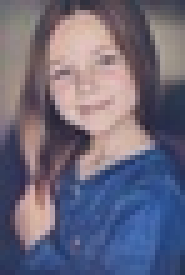
%> input picture tugas-1/task3/test_images/low_contrast_portrait.jpg, 37 x 55 px, shrunk from 373 x 560 before the run (shown 5 times larger)
$ octave test_histogram_equalization.m   (GNU Octave 9; MATLAB toolbox functions it lacks are replaced by stand-ins)
%> lines starting %> are read from the running program, lines starting %| are printed output that depends on the picture
### tugas-1/task3/histogram_equalization.m
function output_img = histogram_equalization(img)
    % Histogram equalization without using built-in functions
    % Input: img - input image (grayscale or color)
    % Output: output_img - equalized image

    addpath('../task1');

    if isempty(img)
        error('Input image cannot be empty');
    end

    if size(img, 3) == 3
        output_img = zeros(size(img), 'uint8');

        fprintf('Histogram Equalization Applied (Color Image):\n');
        channel_names = {'Red', 'Green', 'Blue'};

        for ch = 1:3
            [output_img(:,:,ch), stats] = equalize_single_channel(img(:,:,ch));
            fprintf('  %s Channel: Entropy %.3f -> %.3f\n', ...
                channel_names{ch}, stats.input_entropy, stats.output_entropy);
        end
    else
        fprintf('Histogram Equalization Applied (Grayscale):\n');
        [output_img, stats] = equalize_single_channel(img);
        fprintf('  Entropy: %.3f -> %.3f\n', stats.input_entropy, stats.output_entropy);
        fprintf('  Dynamic Range: [%d,%d] -> [%d,%d]\n', ...
            stats.input_min, stats.input_max, stats.output_min, stats.output_max);
    end

    fprintf('  Algorithm: Custom histogram equalization (no built-in functions)\n');
end

function [output_channel, stats] = equalize_single_channel(img_channel)
    img_channel = uint8(img_channel);
    [rows, cols] = size(img_channel);
    total_pixels = double(rows*cols);

    hist_values = calculate_histogram(img_channel);
    pdf = hist_values / total_pixels;

    cdf = cumsum(pdf);

    nz = find(hist_values>0, 1, 'first');
    cdf_min = 0;
    if ~isempty(nz)
        cdf_min = cdf(nz);
    end

    T = (cdf - cdf_min) ./ max(1e-12, (1 - cdf_min));
    T = uint8(round(255 * max(0, min(1, T))));

    output_channel = T(double(img_channel)+1);

    input_min  = double(min(img_channel(:)));
    input_max  = double(max(img_channel(:)));
    output_min = double(min(output_channel(:)));
    output_max = double(max(output_channel(:)));

    input_entropy  = calculate_entropy(hist_values);
    output_hist    = calculate_histogram(output_channel);
    output_entropy = calculate_entropy(output_hist);

    stats = struct('input_min',input_min,'input_max',input_max, ...
                   'output_min',output_min,'output_max',output_max, ...
                   'input_entropy',input_entropy,'output_entropy',output_entropy, ...
                   'cdf',cdf,'transform_func',T);
end

function entropy = calculate_entropy(hist_values)
    total_pixels = sum(hist_values);
    if total_pixels == 0
        entropy = 0;
        return;
    end

    probabilities = hist_values(hist_values > 0) / total_pixels;
    entropy = -sum(probabilities .* log2(probabilities));
end

### tugas-1/task3/display_equalization_results.m
function display_equalization_results(input_img, output_img, show_analysis)
    % Input: input_img - original image
    %        output_img - equalized image
    %        show_analysis - boolean to show detailed analysis (default: true)

    addpath('../task1');

    if nargin < 3
        show_analysis = true;
    end

    is_color = (size(input_img, 3) == 3);
    fig_main = figure('Name', 'Histogram Equalization Results', ...
                     'Position', [50 50 1400 900]);

    if is_color
        display_color_equalization_results(input_img, output_img);
    else
        display_grayscale_equalization_results(input_img, output_img);
    end

    if show_analysis
        analysis = analyze_histogram_equalization(input_img, output_img);
        display_detailed_analysis(analysis, is_color);
    end
end

function display_grayscale_equalization_results(input_img, output_img)
    hist_input = calculate_histogram(input_img);
    hist_output = calculate_histogram(output_img);

    cdf_input = cumsum(hist_input) / sum(hist_input);
    cdf_output = cumsum(hist_output) / sum(hist_output);

    subplot(2,3,1);
    imshow(input_img);
    title('Original Image', 'FontSize', 12, 'FontWeight', 'bold');
    add_image_stats_text(input_img, 'bottom');

    subplot(2,3,4);
    imshow(output_img);
    title('Equalized Image', 'FontSize', 12, 'FontWeight', 'bold');
    add_image_stats_text(output_img, 'bottom');

    subplot(2,3,2);
    bar(0:255, hist_input, 'FaceColor', [0.2 0.4 0.8], 'EdgeColor', 'none');
    title('Original Histogram', 'FontSize', 11, 'FontWeight', 'bold');
    xlabel('Intensity Value');
    ylabel('Frequency');
    xlim([0 255]);
    grid on;

    subplot(2,3,5);
    bar(0:255, hist_output, 'FaceColor', [0.8 0.2 0.2], 'EdgeColor', 'none');
    title('Equalized Histogram', 'FontSize', 11, 'FontWeight', 'bold');
    xlabel('Intensity Value');
    ylabel('Frequency');
    xlim([0 255]);
    grid on;

    subplot(2,3,[3,6]);
    plot(0:255, cdf_input, 'b-', 'LineWidth', 2, 'DisplayName', 'Original CDF');
    hold on;
    plot(0:255, cdf_output, 'r-', 'LineWidth', 2, 'DisplayName', 'Equalized CDF');
    plot([0 255], [0 1], 'k--', 'LineWidth', 1, 'DisplayName', 'Ideal Linear CDF');
    hold off;

    title('Cumulative Distribution Functions', 'FontSize', 11, 'FontWeight', 'bold');
    xlabel('Intensity Value');
    ylabel('Cumulative Probability');
    legend('Location', 'southeast');
    grid on;
    xlim([0 255]);
    ylim([0 1]);
end

function display_color_equalization_results(input_img, output_img)
    subplot(2,5,1);
    imshow(input_img);
    title('Original Image', 'FontSize', 10, 'FontWeight', 'bold');

    subplot(2,5,6);
    imshow(output_img);
    title('Equalized Image', 'FontSize', 10, 'FontWeight', 'bold');

    colors = {'r', 'g', 'b'};
    channel_names = {'Red', 'Green', 'Blue'};

    for ch = 1:3
        subplot(2,5,ch+1);
        hist_ch = calculate_histogram(input_img(:,:,ch));
        bar(0:255, hist_ch, colors{ch}, 'EdgeColor', 'none');
        title(['Original ' channel_names{ch}], 'FontSize', 9);
        xlim([0 255]);
        if ch == 1, ylabel('Frequency'); end
        grid on;

        subplot(2,5,ch+6);
        hist_eq_ch = calculate_histogram(output_img(:,:,ch));
        bar(0:255, hist_eq_ch, colors{ch}, 'EdgeColor', 'none');
        title(['Equalized ' channel_names{ch}], 'FontSize', 9);
        xlim([0 255]);
        if ch == 1, ylabel('Frequency'); end
        xlabel('Intensity');
        grid on;
    end

    subplot(2,5,5);
    hist_orig_gray = calculate_histogram(rgb2gray(input_img));
    bar(0:255, hist_orig_gray, 'FaceColor', [0.5 0.5 0.5], 'EdgeColor', 'none');
    title('Original (Grayscale)', 'FontSize', 9);
    xlim([0 255]);
    grid on;

    subplot(2,5,10);
    hist_eq_gray = calculate_histogram(rgb2gray(output_img));
    bar(0:255, hist_eq_gray, 'FaceColor', [0.3 0.3 0.3], 'EdgeColor', 'none');
    title('Equalized (Grayscale)', 'FontSize', 9);
    xlabel('Intensity');
    xlim([0 255]);
    grid on;
end

function add_image_stats_text(img, position)
    min_val = min(img(:));
    max_val = max(img(:));
    mean_val = mean(double(img(:)));
    std_val = std(double(img(:)));

    stats_text = sprintf('Min: %d, Max: %d\nMean: %.1f, Std: %.1f', ...
                        min_val, max_val, mean_val, std_val);

    if strcmp(position, 'bottom')
        text_pos = [0.02 0.02];
    else
        text_pos = [0.02 0.85];
    end

    text(text_pos(1), text_pos(2), stats_text, ...
         'Units', 'normalized', 'FontSize', 8, ...
         'BackgroundColor', 'white', 'EdgeColor', 'black');
end

function display_detailed_analysis(analysis, is_color)
    fig_analysis = figure('Name', 'Equalization Analysis', ...
                         'Position', [100 100 800 600]);

    analysis_text = create_analysis_text(analysis, is_color);

    subplot(2,1,1);
    text(0.05, 0.95, analysis_text, 'Units', 'normalized', ...
     'FontSize', 10, 'VerticalAlignment', 'top');
    axis off;
    title('Histogram Equalization Analysis', 'FontSize', 14, 'FontWeight', 'bold');

    subplot(2,1,2);
    create_improvement_chart(analysis, is_color);
end

function text_str = create_analysis_text(analysis, is_color)
    text_str = sprintf('IMAGE TYPE: %s\n\n', ...
        iff(is_color, 'Color (RGB)', 'Grayscale'));

    text_str = [text_str sprintf('ENTROPY ANALYSIS:\n')];
    text_str = [text_str sprintf('  Original Entropy: %.3f bits\n', analysis.input_entropy)];
    text_str = [text_str sprintf('  Equalized Entropy: %.3f bits\n', analysis.output_entropy)];
    text_str = [text_str sprintf('  Improvement: %.3f bits (%.1f%% increase)\n\n', ...
        analysis.entropy_improvement, (analysis.entropy_improvement/analysis.input_entropy)*100)];

    text_str = [text_str sprintf('DYNAMIC RANGE:\n')];
    text_str = [text_str sprintf('  Original Range: %.1f levels\n', analysis.input_range)];
    text_str = [text_str sprintf('  Equalized Range: %.1f levels\n', analysis.output_range)];
    text_str = [text_str sprintf('  Improvement: %.1f%% increase\n\n', ...
        analysis.contrast_improvement * 100)];

    text_str = [text_str sprintf('QUALITY ASSESSMENT:\n')];
    text_str = [text_str sprintf('  %s\n\n', get_quality_assessment_local(analysis))];

    if is_color
        text_str = [text_str sprintf('CHANNEL-SPECIFIC RESULTS:\n')];
        channels = {'red', 'green', 'blue'};
        for i = 1:3
            ch_data = analysis.channels.(channels{i});
            text_str = [text_str sprintf('  %s: Entropy %.3f -> %.3f\n', ...
                upper(channels{i}), ch_data.input_entropy, ch_data.output_entropy)];
        end
    end
end

function assessment = get_quality_assessment_local(analysis)
    entropy_gain = analysis.entropy_improvement;
    contrast_gain = analysis.contrast_improvement;

    if entropy_gain > 1.0 && contrast_gain > 0.5
        assessment = 'Excellent - Significant improvement in both entropy and contrast';
    elseif entropy_gain > 0.5 && contrast_gain > 0.2
        assessment = 'Good - Noticeable improvement achieved';
    elseif entropy_gain > 0.1 || contrast_gain > 0.1
        assessment = 'Moderate - Some improvement achieved';
    elseif entropy_gain > -0.1 && contrast_gain > -0.1
        assessment = 'Minimal - Little change (image may already be well-balanced)';
    else
        assessment = 'Poor - Limited or negative improvement (not suitable for this image)';
    end
end

function create_improvement_chart(analysis, is_color)
    if is_color
        channels = {'Red', 'Green', 'Blue'};
        entropy_gains = zeros(1, 3);

        channel_fields = {'red', 'green', 'blue'};
        for i = 1:3
            ch_data = analysis.channels.(channel_fields{i});
            entropy_gains(i) = ch_data.output_entropy - ch_data.input_entropy;
        end

        bar(entropy_gains, 'FaceColor', [0.3 0.6 0.9]);
        set(gca, 'XTickLabel', channels);
        title('Entropy Improvement by Channel');
        ylabel('Entropy Gain (bits)');
    else
        metrics = {'Entropy', 'Contrast'};
        improvements = [analysis.entropy_improvement, analysis.contrast_improvement * 10];

        bar(improvements, 'FaceColor', [0.6 0.3 0.9]);
        set(gca, 'XTickLabel', metrics);
        title('Overall Improvements');
        ylabel('Improvement Value');

        text(0.5, max(improvements)*0.8, 'Note: Contrast scaled by 10x for visibility', ...
             'HorizontalAlignment', 'center', 'FontSize', 8);
    end

    grid on;
end

function result = iff(condition, true_value, false_value)
    if condition
        result = true_value;
    else
        result = false_value;
    end
end

### tugas-1/task3/analyze_histogram_equalization.m
function analysis = analyze_histogram_equalization(input_img, output_img)
    % Input: input_img - original image
    %        output_img - equalized image
    % Output: analysis - struct with detailed analysis

    addpath('../task1');

    analysis = struct();
    is_color = (size(input_img, 3) == 3);

    if is_color
        analysis = analyze_color_equalization(input_img, output_img);
    else
        analysis = analyze_grayscale_equalization(input_img, output_img);
    end

    analysis.image_type = is_color;
    analysis.improvement_achieved = analysis.output_entropy > analysis.input_entropy;
    analysis.entropy_improvement = analysis.output_entropy - analysis.input_entropy;
    analysis.contrast_improvement = (analysis.output_range / analysis.input_range) - 1;

    fprintf('\n=== HISTOGRAM EQUALIZATION ANALYSIS ===\n');
    fprintf('Image Type: %s\n', iff(is_color, 'Color (RGB)', 'Grayscale'));
    fprintf('Entropy Improvement: %.3f (%.1f%% increase)\n', ...
        analysis.entropy_improvement, (analysis.entropy_improvement/analysis.input_entropy)*100);
    fprintf('Contrast Improvement: %.1f%% increase in dynamic range\n', ...
        analysis.contrast_improvement * 100);
    fprintf('Overall Assessment: %s\n', get_quality_assessment(analysis));
end

function analysis = analyze_grayscale_equalization(input_img, output_img)
    hist_input = calculate_histogram(input_img);
    hist_output = calculate_histogram(output_img);

    analysis.input_min = double(min(input_img(:)));
    analysis.input_max = double(max(input_img(:)));
    analysis.output_min = double(min(output_img(:)));
    analysis.output_max = double(max(output_img(:)));
    analysis.input_range = analysis.input_max - analysis.input_min + 1;
    analysis.output_range = analysis.output_max - analysis.output_min + 1;
    analysis.input_entropy = calculate_entropy(hist_input);
    analysis.output_entropy = calculate_entropy(hist_output);
    analysis.histogram_uniformity = calculate_uniformity(hist_output);
    analysis.input_std = std(double(input_img(:)));
    analysis.output_std = std(double(output_img(:)));
    analysis.hist_input = hist_input;
    analysis.hist_output = hist_output;
end

function analysis = analyze_color_equalization(input_img, output_img)
    analysis.input_entropy = 0;
    analysis.output_entropy = 0;
    analysis.input_range = 0;
    analysis.output_range = 0;

    channel_names = {'red', 'green', 'blue'};

    for ch = 1:3
        input_ch = input_img(:,:,ch);
        output_ch = output_img(:,:,ch);

        ch_analysis = analyze_grayscale_equalization(input_ch, output_ch);

        analysis.channels.(channel_names{ch}) = ch_analysis;
        analysis.input_entropy = analysis.input_entropy + ch_analysis.input_entropy;
        analysis.output_entropy = analysis.output_entropy + ch_analysis.output_entropy;
        analysis.input_range = analysis.input_range + ch_analysis.input_range;
        analysis.output_range = analysis.output_range + ch_analysis.output_range;
    end

    analysis.input_entropy = analysis.input_entropy / 3;
    analysis.output_entropy = analysis.output_entropy / 3;
    analysis.input_range = analysis.input_range / 3;
    analysis.output_range = analysis.output_range / 3;
end

function uniformity = calculate_uniformity(histogram)
    mean_freq = mean(histogram);
    std_freq = std(histogram);

    if mean_freq == 0
        uniformity = 0;
    else
        cv = std_freq / mean_freq;
        uniformity = 1 / (1 + cv);
    end
end

function assessment = get_quality_assessment(analysis)
    entropy_gain = analysis.entropy_improvement;
    contrast_gain = analysis.contrast_improvement;

    if entropy_gain > 1.0 && contrast_gain > 0.5
        assessment = 'Excellent - Significant improvement in both entropy and contrast';
    elseif entropy_gain > 0.5 && contrast_gain > 0.2
        assessment = 'Good - Noticeable improvement achieved';
    elseif entropy_gain > 0.1 || contrast_gain > 0.1
        assessment = 'Moderate - Some improvement achieved';
    elseif entropy_gain > -0.1 && contrast_gain > -0.1
        assessment = 'Minimal - Little change (image may already be well-balanced)';
    else
        assessment = 'Poor - Limited or negative improvement (not suitable for this image)';
    end
end

function result = iff(condition, true_value, false_value)
    if condition
        result = true_value;
    else
        result = false_value;
    end
end

### tugas-1/task1/calculate_histogram.m
function hist_values = calculate_histogram(img)
    if size(img, 3) == 3
        img = rgb2gray(img);
    end

    hist_values = zeros(1, 256);

    for i = 1:size(img, 1)
        for j = 1:size(img, 2)
            intensity = double(img(i, j)) + 1;
            hist_values(intensity) = hist_values(intensity) + 1;
        end
    end
end

### tugas-1/task3/calculate_entropy.m
function entropy = calculate_entropy(hist_values)
    % Calculate entropy of histogram
    % H = -sum(p * log2(p)) where p is probability

    total_pixels = sum(hist_values);
    if total_pixels == 0
        entropy = 0;
        return;
    end

    probabilities = hist_values(hist_values > 0) / total_pixels;
    entropy = -sum(probabilities .* log2(probabilities));
end

% [7 lines left out: function iff, not called in this run]

### tugas-1/task3/test_histogram_equalization.m
clear; clc; close all;

disp('=== TASK 3: HISTOGRAM EQUALIZATION TESTING ===');
disp('Testing custom histogram equalization implementation...');
disp(' ');

test_images = {};
image_names = {};
image_descriptions = {};

% Test image categories
test_categories = {
    {'test_images/low_contrast_portrait.jpg', 'Low contrast portrait'};
    {'test_images/low_contrast_texture.jpg', 'Low contrast texture'};
    {'test_images/mixed_contrast_objects.png', 'Mixed contrast objects'};
    {'test_images/natural_scene.jpg', 'Natural scene'};
    {'test_images/color_image.jpg', 'Color image'};
    {'color_landscape.jpg', 'Color landscape'};
};

fprintf('Loading test images:\n');
for i = 1:length(test_categories)
    filename = test_categories{i}{1};
    description = test_categories{i}{2};

    try
        img = imread(filename);
%> img is the input picture: size 55x37x3 uint8; mean R, G, B 107.5, 103.8, 123.5
        test_images{end+1} = img;
        image_names{end+1} = filename;
        image_descriptions{end+1} = description;
        fprintf('✓ %s (%s)\n', filename, description);
    catch
        fprintf('✗ %s not found\n', filename);
    end
end

if isempty(test_images)
    error('No test images found. Please ensure MATLAB sample images are available.');
end

fprintf('\nLoaded %d test images for evaluation.\n\n', length(test_images));

%% Test 1: Grayscale Images - Basic Functionality
disp('=== TEST 1: Grayscale Histogram Equalization ===');

for i = 1:length(test_images)
    img = test_images{i};
    name = image_names{i};
    description = image_descriptions{i};

    if size(img, 3) == 3
        img_gray = rgb2gray(img);
        fprintf('Testing %s (converted to grayscale) - %s\n', name, description);
    else
        img_gray = img;
        fprintf('Testing %s - %s\n', name, description);
    end

    fprintf('  Applying histogram equalization...\n');
    equalized = histogram_equalization(img_gray);

    display_equalization_results(img_gray, equalized, true);

    fprintf('  ✓ Completed: %s\n\n', name);
end
%> this loop made 5 passes
%> pass 1, in display_equalization_results, `display_grayscale_equalization_results(input_img, output_img);`:
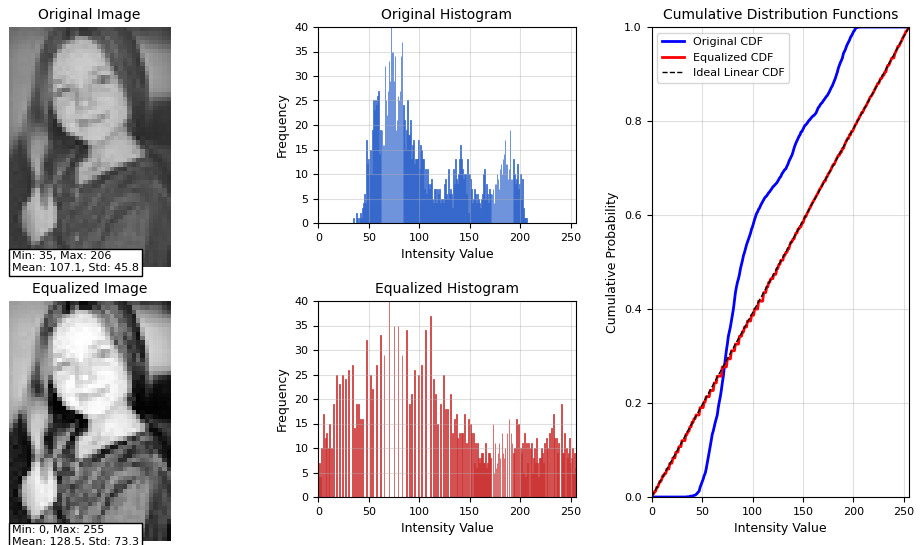
%> figure redrawn from the program's plot data, 5 panels
%> pass 1, `display_equalization_results(img_gray, equalized, true);`:
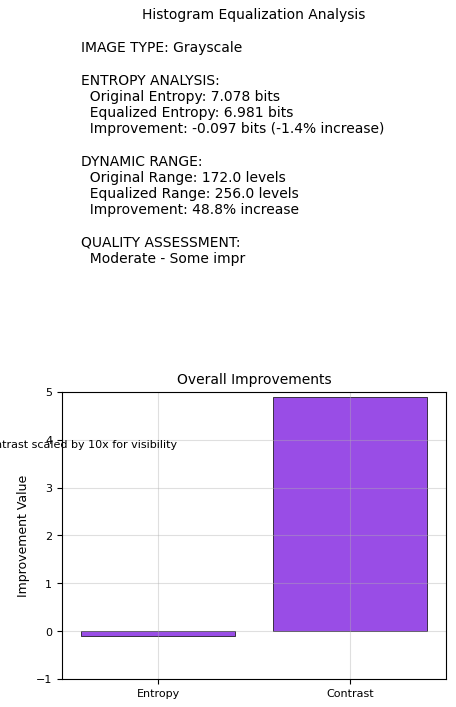
%> figure redrawn from the program's plot data, 2 panels
%> pass 2, in display_equalization_results (call 2), `display_grayscale_equalization_results(input_img, output_img);`:
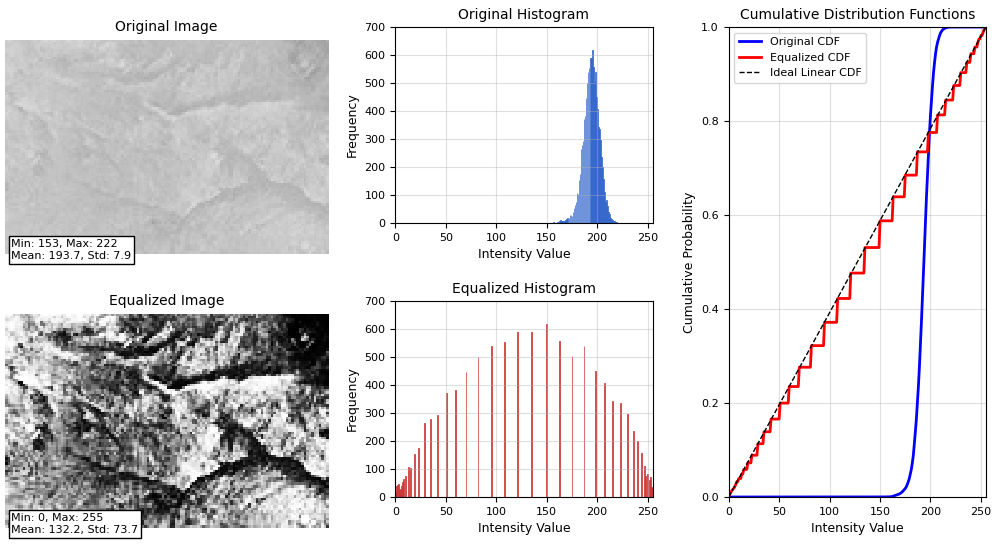
%> figure redrawn from the program's plot data, 5 panels
%> after the loop:
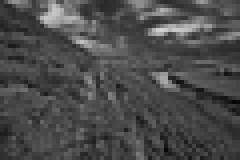
%> img_gray: size 40x60 uint8 (shown 4 times larger); min 5, max 212, mean 75

%% Test 2: Color Images - Multi-channel Processing
disp('=== TEST 2: Color Image Histogram Equalization ===');

for i = 1:length(test_images)
    img = test_images{i};
    name = image_names{i};
    description = image_descriptions{i};

    if size(img, 3) == 3
        fprintf('Testing color image: %s - %s\n', name, description);
        fprintf('  Applying RGB channel equalization...\n');
        equalized_color = histogram_equalization(img);
        display_equalization_results(img, equalized_color, true);

        fprintf('  ✓ Completed color processing: %s\n\n', name);
    end
end
%> this loop made 5 passes
%> pass 1, in display_equalization_results (call 6), `display_color_equalization_results(input_img, output_img);`:
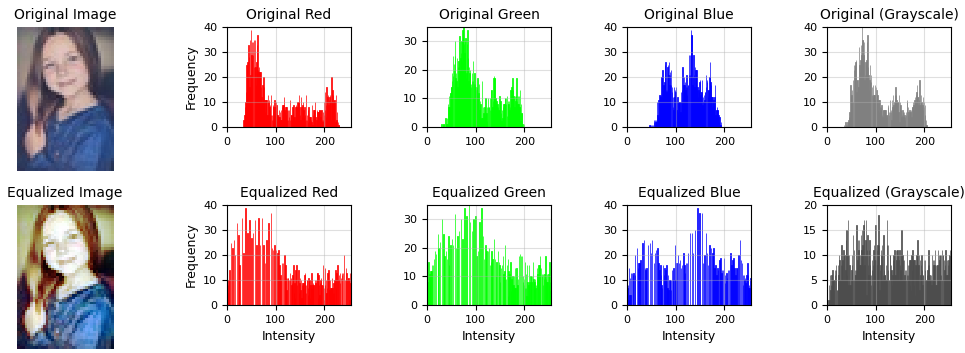
%> figure redrawn from the program's plot data, 10 panels
%> pass 1, `display_equalization_results(img, equalized_color, true);`:
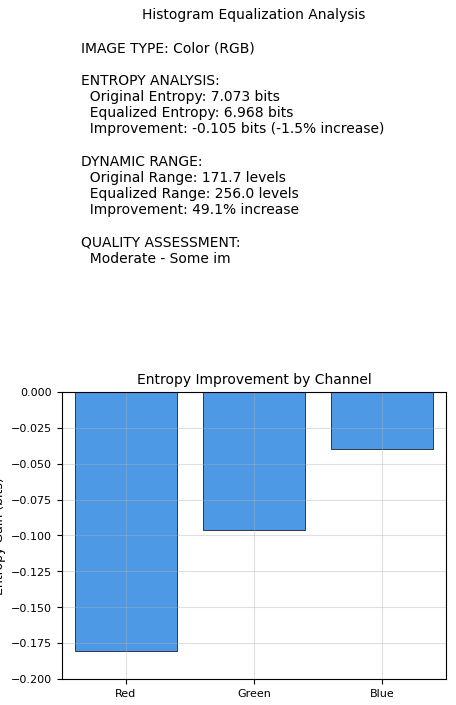
%> figure redrawn from the program's plot data, 2 panels; panel 2: tallest bar 0.18 high, from x = 0.6 to 1.4
%> after the loop:
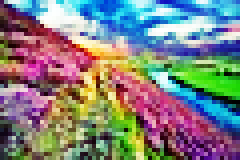
%> equalized_color: size 40x60x3 uint8 (shown 4 times larger); mean R, G, B 128.6, 129.2, 128.5
